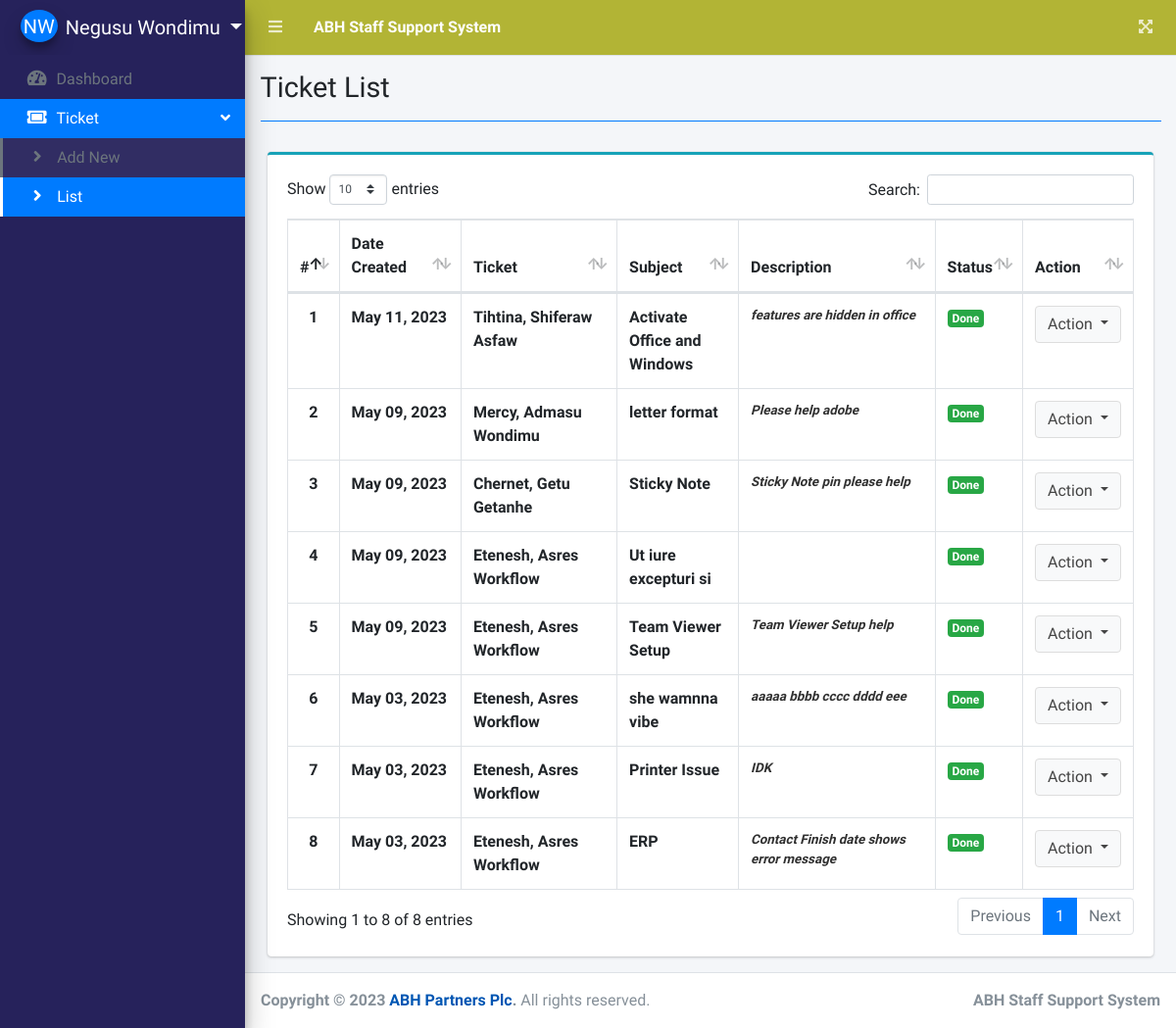
The page /index.php?page=ticket_list (signed in) on the database its author committed.
### tables this page shows
CREATE TABLE `tickets` (
  `id` int(30) NOT NULL,
  `subject` text NOT NULL,
  `description` text NOT NULL,
  `status` tinyint(1) NOT NULL COMMENT '0=Pending,1=on process,2= Closed',
  `department_id` int(30) NOT NULL,
  `customer_id` int(30) NOT NULL,
  `staff_id` int(30) NOT NULL,
  `admin_id` int(30) NOT NULL,
  `date_created` datetime NOT NULL DEFAULT current_timestamp()
);

### ticket_list.php (the view, shortened to what this page needs)
<?php include 'db_connect.php' ?>
<div class="col-lg-12">
	<div class="card card-outline card-info">
		<div class="card-body">
			<table class="table table-hover table-bordered" id="list">
				<colgroup>
					<col width="5%">
					<col width="15%">
					<col width="20%">
					<col width="15%">
					<col width="25%">
					<col width="10%">
					<col width="10%">
				</colgroup>
				<thead>
					<tr>
						<th>#</th>
						<th>Date Created</th>
						<th>Ticket</th>
						<th>Subject</th>
						<th>Description</th>
						<th>Status</th>
						<th>Action</th>
					</tr>
				</thead>
				<tbody>
					<?php
					$i = 1;
					$where = '';
					if ($_SESSION['login_type'] == 2)
						$where .= " where t.department_id = {$_SESSION['login_department_id']} ";
					$qry = $conn->query("SELECT t.*,concat(c.firstname,', ',c.middlename,' ',c.lastname) as cname FROM tickets t inner join customers c on c.id= t.customer_id $where order by unix_timestamp(t.date_created) desc");
					while ($row = $qry->fetch_assoc()) :
						$trans = get_html_translation_table(HTML_ENTITIES, ENT_QUOTES);
						unset($trans["\""], $trans["<"], $trans[">"], $trans["<h2"]);
						$desc = strtr(html_entity_decode($row['description']), $trans);
						$desc = str_replace(array("<li>", "</li>"), array("", ", "), $desc);
					?>
						<tr>
							<th class="text-center"><?php echo $i++ ?></th>
							<td><b><?php echo date("M d, Y", strtotime($row['date_created'])) ?></b></td>
							<td><b><?php echo ucwords($row['cname']) ?></b></td>
							<td><b><?php echo $row['subject'] ?></b></td>
							<td><b class="truncate"><?php echo strip_tags($desc) ?></b></td>
							<td>
								<?php if ($row['status'] == 0) : ?>
									<span class="badge badge-primary">Pending/Open</span>
								<?php elseif ($row['status'] == 1) : ?>
									<span class="badge badge-Info">Processing</span>
								<?php elseif ($row['status'] == 2) : ?>
									<span class="badge badge-success">Done</span>
								<?php else : ?>
									<span class="badge badge-secondary">Closed</span>
								<?php endif; ?>
							</td>
							<td class="text-center">
								<button type="button" class="btn btn-default dropdown-toggle" data-toggle="dropdown" aria-expanded="true">
									Action
								</button>
							</td>
						</tr>
					<?php endwhile; ?>
				</tbody>
			</table>
		</div>
	</div>
</div>

### rows shown on the page
tickets: date_created "May 11, 2023", cname "Tihtina, Shiferaw Asfaw", subject "Activate Office and Windows", description "features are hidden in office", status "Done"
tickets: date_created "May 09, 2023", cname "Mercy, Admasu Wondimu", subject "letter format", description "Please help adobe", status "Done"
tickets: date_created "May 09, 2023", cname "Chernet, Getu Getanhe", subject "Sticky Note", description "Sticky Note pin please help", status "Done"
tickets: date_created "May 09, 2023", cname "Etenesh, Asres Workflow", subject "Ut iure excepturi si", status "Done"
tickets: date_created "May 09, 2023", cname "Etenesh, Asres Workflow", subject "Team Viewer Setup", description "Team Viewer Setup help", status "Done"
tickets: date_created "May 03, 2023", cname "Etenesh, Asres Workflow", subject "she wamnna vibe", description "aaaaa bbbb cccc dddd eee", status "Done"
tickets: date_created "May 03, 2023", cname "Etenesh, Asres Workflow", subject "Printer Issue", description "IDK", status "Done"
tickets: date_created "May 03, 2023", cname "Etenesh, Asres Workflow", subject "ERP", description "Contact Finish date shows error message", status "Done"

### other values the page prints
$_SESSION['login_firstname'] . ' ' . $_SESSION['login_lastname'] "Negusu Wondimu"
$title "Ticket List"
